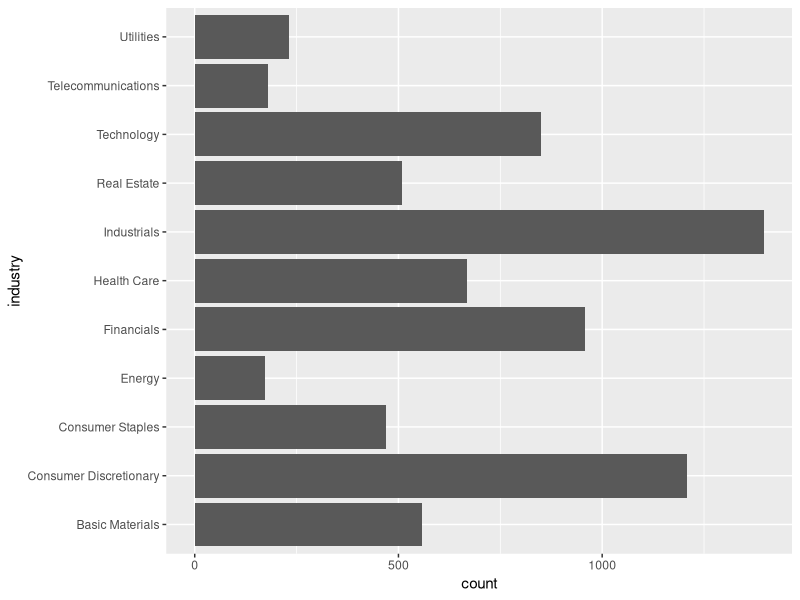
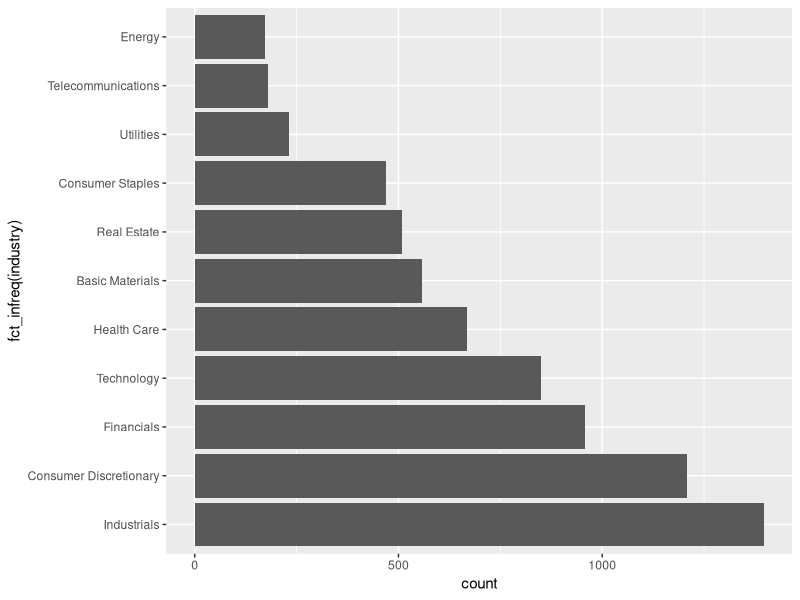
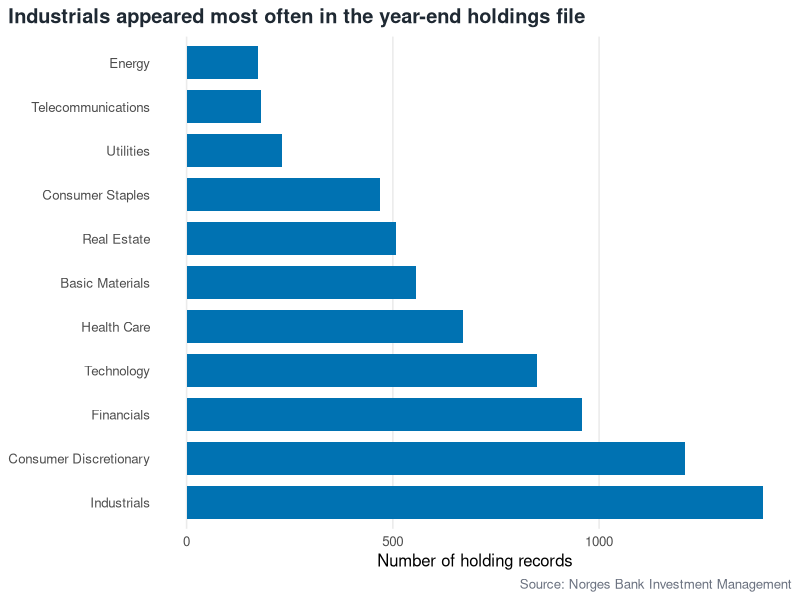
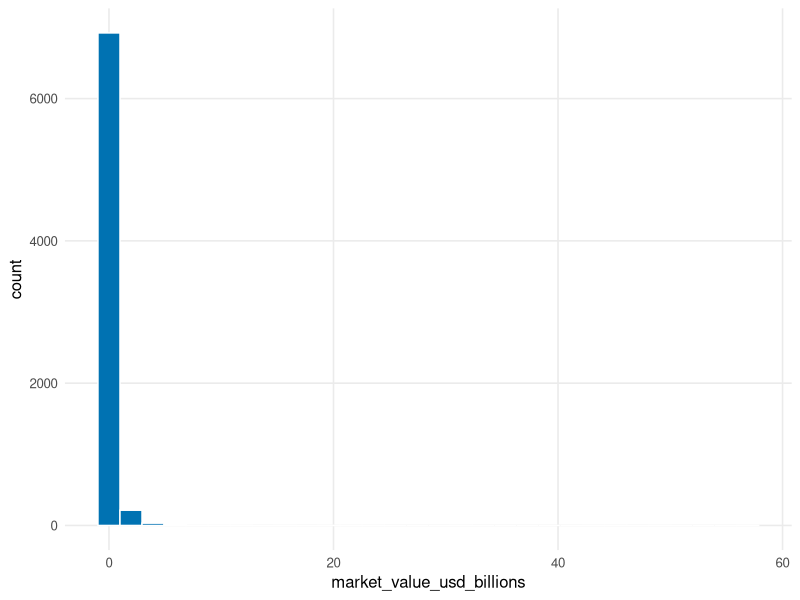
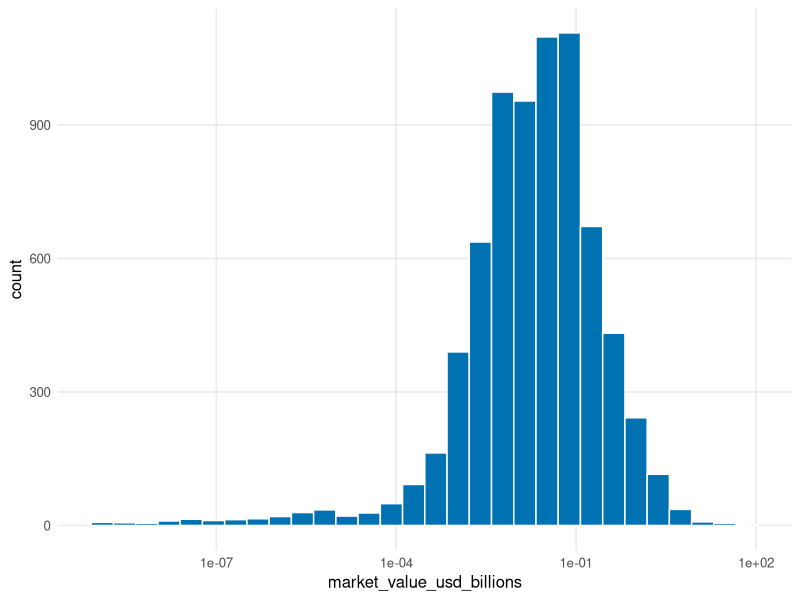
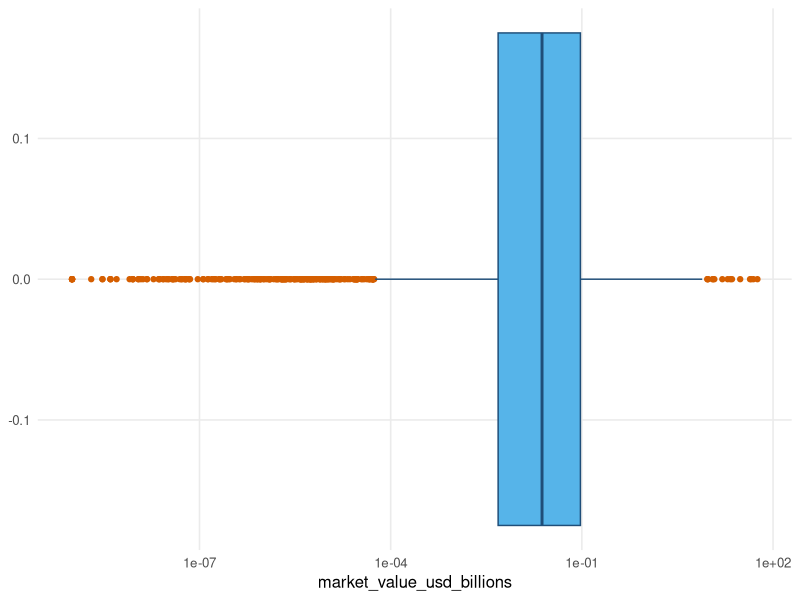
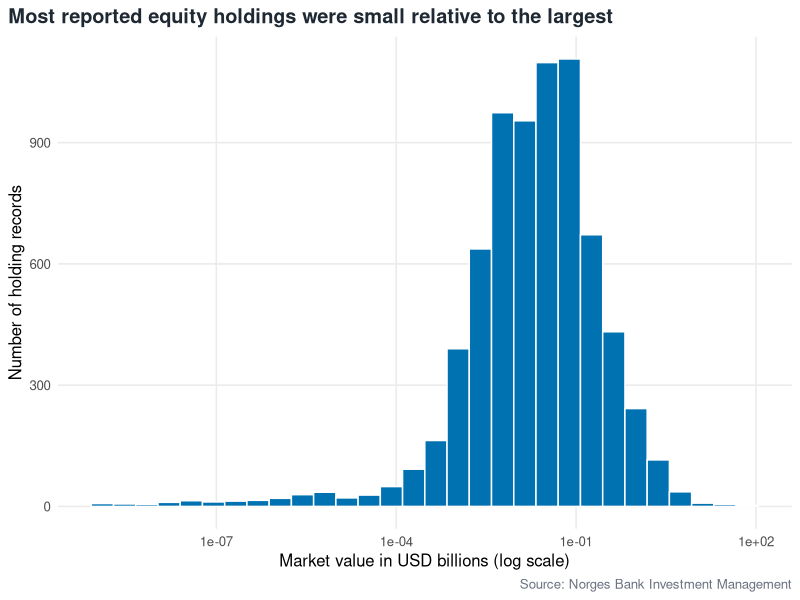

Write the R code that produced these figures, in order.
## ---- chunk 1
library(tidyverse)

gpfg <- read_csv("data/gpfg.csv") |>
  mutate(market_value_usd_billions = market_value_usd / 1000000000)
## ---- chunk 2
ggplot(gpfg, aes(y = industry)) +
  geom_bar()
## ---- chunk 3
ggplot(gpfg, aes(y = fct_infreq(industry))) +
  geom_bar()
## ---- chunk 4
ggplot(gpfg, aes(y = fct_infreq(industry))) +
  geom_bar(fill = "#0072B2", width = 0.75) +
  labs(
    title = "Industrials appeared most often in the year-end holdings file",
    x = "Number of holding records",
    y = NULL,
    caption = "Source: Norges Bank Investment Management"
  ) +
  theme_minimal(base_size = 12) +
  theme(
    panel.grid.major.y = element_blank(),
    panel.grid.minor = element_blank(),
    plot.title = element_text(face = "bold", color = "#1F2933"),
    plot.caption = element_text(color = "#6B7280"),
    plot.title.position = "plot",
    plot.caption.position = "plot"
  )
## ---- chunk 5
ggplot(gpfg, aes(x = market_value_usd_billions)) +
  geom_histogram(fill = "#0072B2", color = "white") +
  theme_minimal(base_size = 12) +
  theme(panel.grid.minor = element_blank())
## ---- chunk 6
ggplot(gpfg, aes(x = market_value_usd_billions)) +
  geom_histogram(fill = "#0072B2", color = "white") +
  scale_x_log10() +
  theme_minimal(base_size = 12) +
  theme(panel.grid.minor = element_blank())
## ---- chunk 7
ggplot(gpfg, aes(x = market_value_usd_billions)) +
  geom_boxplot(
    fill = "#56B4E9",
    color = "#1F4E79",
    width = 0.35,
    outlier.color = "#D55E00"
  ) +
  scale_x_log10() +
  theme_minimal(base_size = 12) +
  theme(panel.grid.minor = element_blank())
## ---- chunk 8
ggplot(gpfg, aes(x = market_value_usd_billions)) +
  geom_histogram(fill = "#0072B2", color = "white") +
  scale_x_log10() +
  labs(
    title = "Most reported equity holdings were small relative to the largest",
    x = "Market value in USD billions (log scale)",
    y = "Number of holding records",
    caption = "Source: Norges Bank Investment Management"
  ) +
  theme_minimal(base_size = 12) +
  theme(
    panel.grid.minor = element_blank(),
    plot.title = element_text(face = "bold", color = "#1F2933"),
    plot.caption = element_text(color = "#6B7280"),
    plot.title.position = "plot",
    plot.caption.position = "plot"
  )
